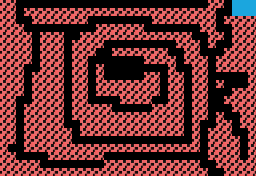

Rendered tile map (Tiled .tmx) drawn with the repository's tilesets; below, a short description and the full map source, tile grids included:
An orthogonal 32x22 tile map with 8x8 px tiles, 1 tile layer (Capa de patrones 1).

<map version="1.2" tiledversion="2019.12.11" orientation="orthogonal" renderorder="right-down" compressionlevel="0" width="32" height="22" tilewidth="8" tileheight="8" infinite="0" nextlayerid="2" nextobjectid="1">
 <tileset firstgid="1" source="../tileset.tsx" />
 <layer id="1" name="Capa de patrones 1" width="32" height="22">
  <data encoding="csv">
2,2,0,0,0,0,0,0,0,0,0,0,0,0,0,0,0,0,0,0,0,0,0,0,0,0,2,2,0,4,4,4,
2,2,0,2,2,2,2,2,2,2,2,2,2,2,2,2,2,2,2,2,2,2,2,2,2,2,2,0,0,4,4,4,
2,2,0,0,2,2,2,2,2,2,2,0,0,0,0,0,0,0,0,2,2,2,2,2,2,2,2,0,2,2,2,2,
2,2,2,0,0,0,0,0,0,0,0,0,2,2,2,2,2,2,0,0,0,0,0,0,0,2,2,0,0,2,2,2,
2,2,2,2,0,2,2,2,0,0,2,2,2,2,2,2,2,2,2,2,2,2,2,2,0,0,2,2,0,2,2,2,
2,2,2,2,0,2,2,2,0,2,2,2,2,0,0,0,0,0,0,0,0,0,2,2,2,0,2,0,0,2,2,2,
2,2,2,2,0,2,2,2,0,2,2,2,0,0,2,2,2,2,2,2,2,0,0,2,2,0,0,0,2,2,2,2,
2,2,2,2,0,2,2,2,0,2,2,0,0,0,0,0,0,0,2,2,2,2,0,2,2,2,0,2,2,2,2,2,
2,2,2,0,0,2,2,2,0,2,2,0,2,0,0,0,0,0,0,0,0,2,0,0,2,2,0,2,2,2,2,2,
2,2,2,0,2,2,2,2,0,2,2,0,2,0,0,0,0,0,2,2,0,2,2,0,2,2,0,0,0,0,0,2,
2,2,2,0,2,2,2,2,0,2,2,0,2,2,2,2,2,2,2,2,0,2,2,0,2,2,0,2,0,0,0,2,
2,2,2,0,2,2,2,2,0,2,2,0,2,2,2,2,2,2,2,2,0,2,2,0,2,2,0,0,0,2,2,2,
2,2,0,0,2,2,2,2,0,2,2,0,0,0,0,2,2,2,2,0,0,2,2,0,2,2,0,0,2,2,2,2,
2,2,0,2,2,2,2,2,0,2,2,2,2,2,0,0,0,0,0,2,2,2,2,0,2,2,0,0,0,2,2,2,
2,2,0,2,2,2,2,2,0,2,2,2,2,2,2,2,2,2,2,2,2,2,2,0,2,2,0,2,0,0,2,2,
2,2,0,2,2,2,2,2,0,0,2,2,2,2,2,2,2,2,2,2,2,2,2,0,2,0,0,2,2,0,2,2,
2,2,0,2,2,2,2,2,2,0,2,2,2,2,2,2,2,2,2,2,2,2,2,0,2,0,2,2,2,0,0,2,
2,2,0,2,2,2,2,2,2,0,0,0,0,0,0,0,0,0,0,0,0,0,0,0,2,0,2,2,2,2,0,2,
2,0,0,2,2,2,2,2,2,2,2,2,2,2,2,2,2,2,2,2,2,2,2,2,2,0,2,2,2,2,0,2,
2,2,0,0,0,0,2,2,2,2,2,2,2,0,0,0,0,0,0,0,0,0,0,0,0,0,2,2,2,2,0,2,
2,2,2,2,2,0,0,0,0,0,0,0,0,2,2,2,2,2,2,2,2,2,2,2,2,0,0,2,2,2,2,2,
2,2,2,2,2,2,2,2,2,2,2,2,2,2,2,2,2,2,2,2,2,2,2,2,2,2,0,0,2,2,2,2
</data>
 </layer>
</map>
